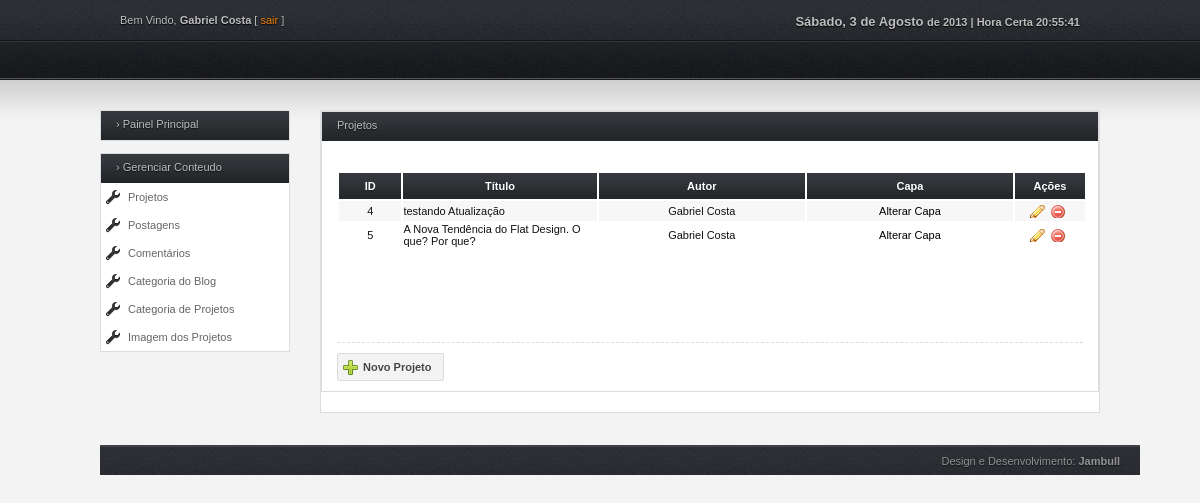
Screenshot of /jb-user/Projetos.php (signed in) with the database file from the repository.
### tables this page shows
CREATE TABLE IF NOT EXISTS `usuario` (
  `id` int(11) NOT NULL AUTO_INCREMENT,
  `nome` varchar(255) NOT NULL,
  `username` varchar(255) NOT NULL,
  `foto` varchar(255) NOT NULL,
  `email` varchar(255) NOT NULL,
  `senha` varchar(255) NOT NULL,
  `nivel` varchar(50) NOT NULL,
  PRIMARY KEY (`id`)
);

CREATE TABLE IF NOT EXISTS `projeto` (
  `id` int(11) NOT NULL AUTO_INCREMENT,
  `autor` varchar(255) NOT NULL,
  `username` varchar(255) NOT NULL,
  `categoria` varchar(255) NOT NULL,
  `titulo` varchar(255) NOT NULL,
  `descricao` text NOT NULL,
  `capa` varchar(255) NOT NULL,
  `demo` varchar(255) NOT NULL,
  `download` varchar(255) NOT NULL,
  PRIMARY KEY (`id`)
);

### jb-user/Projetos.php (the view, shortened to what this page needs)
<?php require_once('../Connections/conn.php'); ?>
<?php
$logoutAction = $_SERVER['PHP_SELF']."?doLogout=true";
?>
<?php
if (!function_exists("GetSQLValueString")) {
function GetSQLValueString($theValue, $theType, $theDefinedValue = "", $theNotDefinedValue = "")
{
  $theValue = function_exists("mysql_real_escape_string") ? mysql_real_escape_string($theValue) : mysql_escape_string($theValue);
  switch ($theType) {
    case "text":
      $theValue = ($theValue != "") ? "'" . $theValue . "'" : "NULL";
      break;
  }
  return $theValue;
}
}
$maxRows_lisdaprojetos = 15;
$pageNum_lisdaprojetos = 0;
$startRow_lisdaprojetos = $pageNum_lisdaprojetos * $maxRows_lisdaprojetos;
$colname_lisdaprojetos = "-1";
if (isset($_SESSION['MM_Username'])) {
  $colname_lisdaprojetos = $_SESSION['MM_Username'];
}
$query_lisdaprojetos = sprintf("SELECT * FROM projeto WHERE username = %s ORDER BY id ASC", GetSQLValueString($colname_lisdaprojetos, "text"));
$query_limit_lisdaprojetos = sprintf("%s LIMIT %d, %d", $query_lisdaprojetos, $startRow_lisdaprojetos, $maxRows_lisdaprojetos);
$lisdaprojetos = mysql_query($query_limit_lisdaprojetos, $conn) or die(mysql_error());
$row_lisdaprojetos = mysql_fetch_assoc($lisdaprojetos);
$colname_userlogado = "-1";
if (isset($_SESSION['MM_Username'])) {
  $colname_userlogado = $_SESSION['MM_Username'];
}
$query_userlogado = sprintf("SELECT * FROM usuario WHERE username = %s", GetSQLValueString($colname_userlogado, "text"));
$userlogado = mysql_query($query_userlogado, $conn) or die(mysql_error());
$row_userlogado = mysql_fetch_assoc($userlogado);
?>
<!DOCTYPE HTML>
<html lang="pt-br">
<head>
<link rel="stylesheet" type="text/css" href="../tema/administrator/style.css" media="screen" />
<link rel="stylesheet" type="text/css" href="../tema/administrator/navi.css" media="screen" />
<link href="../plugins/shadowbox/shadowbox.css" rel="stylesheet" type="text/css" />
</head>
<body onLoad="initTime();">
<div class="wrap">
  <div id="header">
    <div id="header">
	  <div id="top">
	    <div class="left">
	      <p>Bem Vindo, <strong><?php echo $row_userlogado['nome']; ?></strong> [ <a href="<?php echo $logoutAction ?>">sair</a> ]</p>
        </div>
	    <div class="right">
				<div class="align-right">
					<p><strong><script type="text/javascript" src="../plugins/data.js"></script> de <?php echo date("Y") ?> | Hora Certa<script type="text/javascript" src="../plugins/hora.js"></script> <span id="timer">Horas</span></strong></p>
				</div>
			</div>
		</div>
	</div>
    <div id="nav"></div>
  </div>
	<div id="content">
		<div id="sidebar">
			<div class="box">
				<div class="h_title">&#8250; Painel Principal</div>
			</div>
			<div class="box">
				<div class="h_title">&#8250; Gerenciar Conteudo</div>
				<ul id="home">
					<li class="b1"><a class="icon config" href="Projetos">Projetos</a></li>
                    <li class="b1"><a class="icon config" href="Postagens">Postagens</a></li>
                    <li class="b1"><a class="icon config" href="Comentarios">Comentários</a></li>
                    <li class="b1"><a class="icon config" href="Categoria.do.Blog">Categoria do Blog</a></li>
                    <li class="b1"><a class="icon config" href="Categoria.de.Projetos">Categoria de Projetos</a></li>
                    <li class="b1"><a class="icon config" href="Imagem.dos.Projetos">Imagem dos Projetos</a></li>
				</ul>
			</div>
		</div>
		<div id="main">
		  <div class="full_w">
			<div class="full_w">
				<div class="h_title">Projetos</div>
			  <div class="entry">
				</div>
			    <table width="750">
				    <thead>
				      <tr>
				        <th width="63" scope="col">ID</th>
				        <th width="232" scope="col">Título</th>
				        <th width="256" scope="col">Autor</th>
                        <th width="256" scope="col">Capa</th>
				        <th width="79" style="width: 65px;" scope="col">Ações</th>
				        </tr>
				      </thead>
				    <tbody>
				      <?php do { ?>
			          <tr>
			            <td class="align-center"><?php echo $row_lisdaprojetos['id']; ?></td>
			            <td height="20"><?php echo $row_lisdaprojetos['titulo']; ?></td>
			            <td align="center"><?php echo $row_lisdaprojetos['autor']; ?></td>
                        <td align="center"><a href="alt.capa.projeto?id=<?php echo $row_lisdaprojetos['id']; ?>" rel="shadowbox;width=376;height=35;">Alterar Capa</a></td>
			            <td align="center">
			              <a href="Editar.Projeto?id=<?php echo $row_lisdaprojetos['id']; ?>" class="table-icon edit" title="" rel="shadowbox;width=900;"></a>
			              <a href="exc-proj?id=<?php echo $row_lisdaprojetos['id']; ?>" class="table-icon delete" title="Excluir"></a>
			              </td>
			            </tr>
				        <?php } while ($row_lisdaprojetos = mysql_fetch_assoc($lisdaprojetos)); ?>
                    </tbody>
			      </table>
				<div class="entry">
					<div class="pagination">
                      <table border="0">
                      </table>
                    </div>
					<div class="sep"></div>
					<a class="button add" href="Novo.Projeto">Novo Projeto</a>
			  </div>
			</div>
		</div>
	</div>
		<div id="footer">
		<div class="right">
			<p>Design e Desenvolvimento: <a href="http://jambull.com.br">Jambull</a></p>
		</div>
	</div>
	</div>
</body>
</html>

### tema/administrator/style.css (style rules this page uses)
* { margin: 0; padding: 0; }
body { background: #f3f3f3 url(img/bg_top.jpg) repeat-x; color: #bebebe; font-family: Tahoma, Arial, Helvetica, sans-serif; font-size: 11px; margin: 0; }
a { text-decoration: none; }
button, .button { background: #F3F3F3; border: 1px solid #DCDCDC; border-radius: 2px; color: #444444; cursor: pointer; display: inline-block; font: 700 11px Tahoma, Arial, sans-serif; margin-right: 10px; padding: 7px 12px 7px 12px; position: relative; text-decoration: none; text-shadow: 0px 1px 0px #FFFFFF; visibility: visible; }
.wrap { margin: 0 auto; width: 1000px; }
#header #top { height: 34px; padding: 14px 20px 0 20px; }
#header #top p { text-shadow: #000 0px 1px 1px; }
#header #top a { color: #f07e01; }
#content { margin: 30px 0 30px 0; }
#content .b1 { background: #ffffff; }
#content tr:nth-child(even) { background: #ffffff; }
#content tr:nth-child(odd) { background: #f7f7f7; }
#content #sidebar { float: left; margin: 0 20px 0 0; width: 190px; }
#sidebar a { color: #656565; }
#sidebar .box { border: 1px solid #DCDDE1; margin: 0 0 12px 0; }
#sidebar .box .h_title { background: url(img/bg_box_head.jpg) repeat-x; color: #bebebe; cursor: pointer; font-size: 11px; font-weight: normal; height: 22px; padding: 7px 0 0 15px; text-shadow: #0E0E0E 0px 1px 1px; }
#sidebar .box ul { list-style: none; }
#sidebar .box ul li { padding: 8px 0 8px 5px; }
.box ul li .icon { padding: 2px 0 2px 22px; }
.box ul li .config { background: url(img/i_config.png) no-repeat center left; }
#content #main { float: right; margin: 0 0 12px 0; width: 780px; }
#main .full_w { background: #ffffff; border: 1px solid #DCDDE1; color: #848484; margin: 0 0 20px 0; }
#main .full_w .h_title, #main .half_w .h_title { background: url(img/bg_box_head.jpg) repeat-x; color: #bebebe; font-size: 11px; font-weight: normal; height: 22px; padding: 7px 0 0 15px; text-shadow: #0E0E0E 0px 1px 1px; }
table { margin: 15px; color:#111; }
table a { color:#000; text-decoration:none; }
table th { background: url(img/bg_box_head.jpg) repeat-x; color: #FFF; font-size: 11px; font-weight: bold; padding: 7px; text-shadow: 0px 1px #242424; }
.table-icon { padding: 1px 8px; margin-right: 5px; }
.edit.table-icon { background: url(img/i_edit.png) no-repeat; }
.delete.table-icon { background: url(img/i_delete.png) no-repeat; }
.pagination { margin: 5px auto; padding: 12px 0; text-align: center; }
#footer { background: url(img/bg_top.jpg) repeat-x top center; border-top: 2px solid #404345; color: #939393; float: left; margin: 0 auto; padding: 8px 20px; text-shadow: #111111 0px 1px 1px; width: 1000px; bottom:0px; }
#footer a { color: #939393; font-weight: bold; }
.entry { color: #444; margin: 5px 0; padding: 5px 15px; text-shadow: 0px 1px #ffffff; }
.add { background: #F3F3F3 url(img/i_add.png) no-repeat 4px center; padding-left: 25px; }
.sep { border-bottom: 1px dashed #DDDDDD; margin: 10px 0; }
.left { float: left; }
.right { float: right; }
.align-right { text-align: right; }
.align-center { text-align: center; }

### tema/administrator/navi.css (style rules this page uses)
#header #nav { height: 27px; margin:0; padding: 5px 20px 0 10px; position: relative; }

### rows the page displays
usuario: nome "Gabriel Costa"
projeto: id "4", titulo "testando Atualização", autor "Gabriel Costa"
projeto: id "5", titulo "A Nova Tendência do Flat Design. O que? Por que?", autor "Gabriel Costa"
